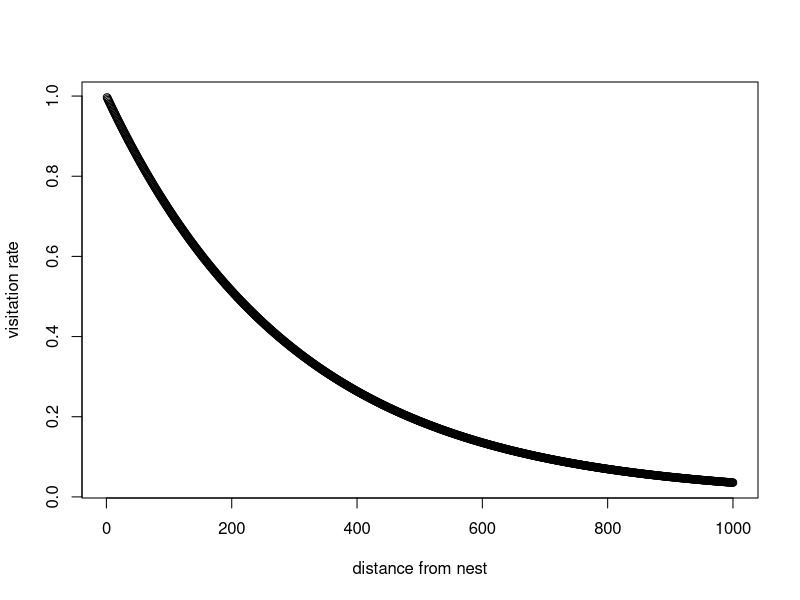
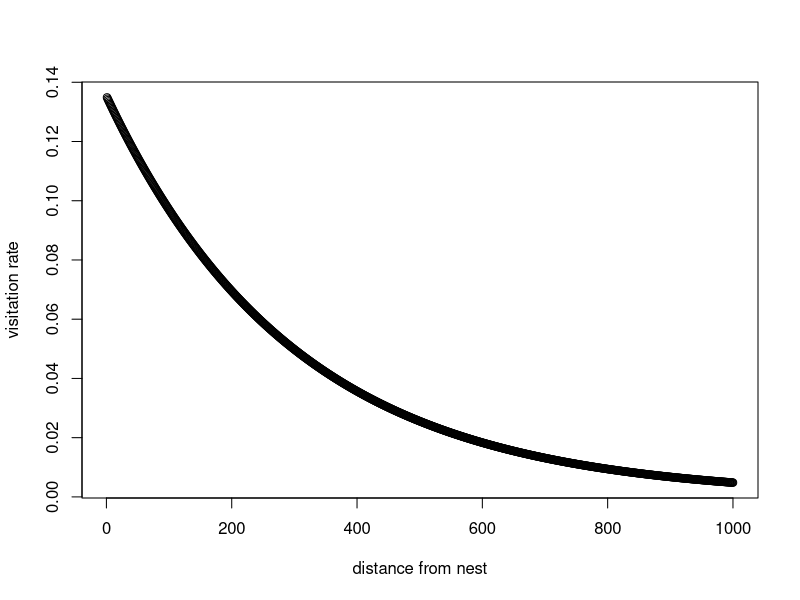

The R source for these figures, in order: (Note: this script raises an error after producing the figures.)
##### Simulate data for pope_consgenetics model #####
# Script Initiated: April 2, 2025
# By: Jenna Melanson
# Goal: reproduce simulated data from 2017 Conservation Genetics Paper


##### Required Data #####
### number of colonies (num_col)
### total number of bees (num_bees)
### number of bees per colony (col_size)
### landscape bounds (e.g., define survey space)
### colony locations (start with uniform distribution)

### number of traps
### trap locations
### floral quality at each trap (normal(0,1) for now)

### rate parameter beta (how willing are bees to travel long distances)
### rate parameter theta (how attracted are bees to flowers)

### eps (trap specific random effect) --> ignore initially
### psi (colony-specific random effect) --> ignore initially


##### Define landscape bounds, number of bees & traps #####
colony_lower = 0
colony_upper = 3500
trap_upper = 1000
trap_lower = 2500
num_col = 1000
num_bees = 20000
num_traps = 30

##### Define parameters #####

#what is a reasonable value for beta??
x = 1:1000
y = exp(-(1/300)*x)
plot(x, y, xlab = "distance from nest", ylab = "visitation rate")
#this is really small but gives a reasonable decay of foraging distance?
#might be better to fit 1/beta? not sure if this makes any difference....
inv_beta = 300

#what is a reasonable value for theta? (increased visitation to high floral quality)
#how many more bees would visit the *best* flower patch compared to an average patch?
y = exp(-1/inv_beta*x + (1)*-2)
plot(x, y, xlab = "distance from nest", ylab = "visitation rate")
####(realizing that this function form does not modulate floral attractiveness as a fxn
#### of distance...e.g., the ratio of bees on a good compared vs bees on a bad patch
#### stays the same regardless of distance from the nest)
#### Not sure if this is the best assumption but let's fly with it for now...
theta = 1


##### Define colony characteristics #####
col_id = 1:num_col
colsize = rep(num_bees/num_col, num_col)
col_xcoord = runif(num_col, landscape_lower, landscape_upper)
col_ycoord = runif(num_col, landscape_lower, landscape_upper)

colony_data = as.data.frame(cbind(col_id, colsize, col_xcoord, col_ycoord))

#plot colonies
landscape = plot(colony_data$col_xcoord, colony_data$col_ycoord)

##### Define trap characteristics #####
trap_id = 1:num_traps
trap_quality = rnorm(num_traps, 0, 1)
trap_xcoord = runif(num_traps, landscape_lower, landscape_upper)
trap_ycoord = runif(num_traps, landscape_lower, landscape_upper)

trap_data = as.data.frame(cbind(trap_id, trap_quality, trap_xcoord, trap_ycoord))

#plot traps
landscape = landscape + plot(trap_data$trap_xcoord, trap_data$trap_ycoord, col = "red")
